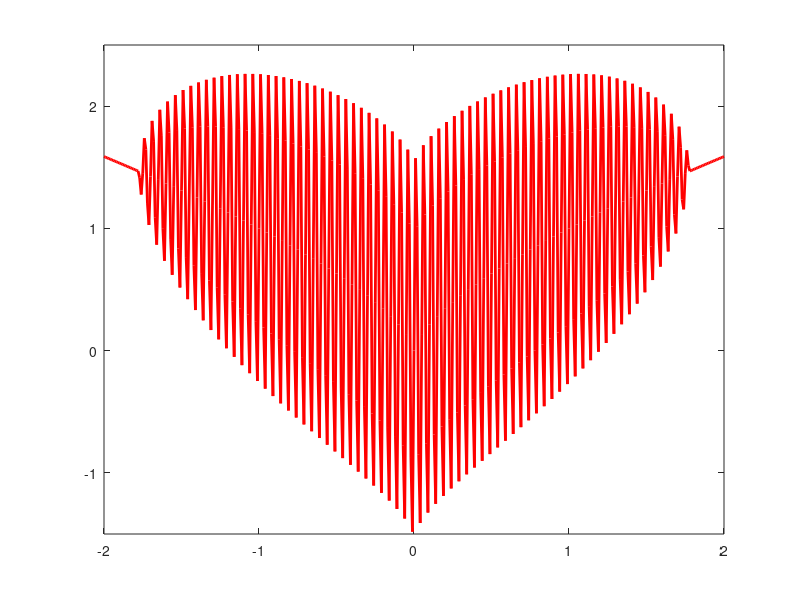

Reproduce this figure in MATLAB.
 f = @(x,a)real(abs(x).^(2/3)+exp(1)/3.*(pi-x.^2).^0.5.*sin(a*pi.*x));
 x=-2:0.01:2;
for a=0:0.5:40
y=f(x,a);
plot(x,y,'r','LineWidth',2)
title('\color{green}','fontsize',20)
axis([-2 2 -1.5 2.5]);
pause(0.1)
end